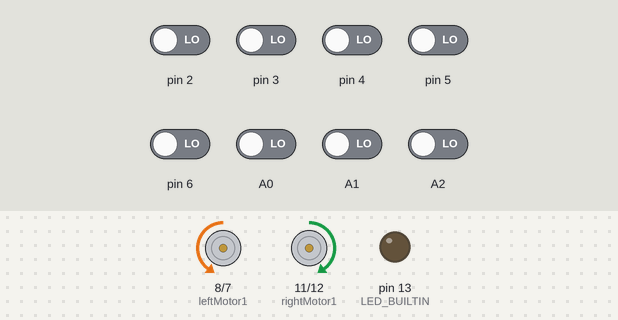
Simulated run of this sketch. Board: Arduino Uno, built with avr-gcc and run on an emulated ATmega328P. On the bench: motor-driver pin pairs drawn as motors (green arrow = first pin HIGH = forward, orange = second pin HIGH = backward, longer = more drive, scaled by the enable pin), output pins drawn as LEDs (lit = HIGH). The inputs (shaded band) are chosen by the test bench; at power-on: A0–2, pin 2–6 LOW.

Above: at 3.2 s.
3.3 s: pin 2 driven HIGH
At 4.5 s:
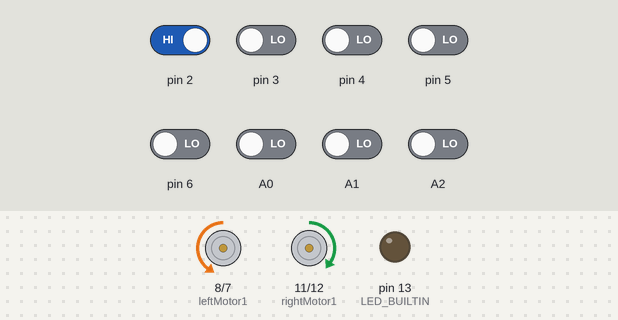
4.8 s: pin 3 driven HIGH
At 5.3 s:
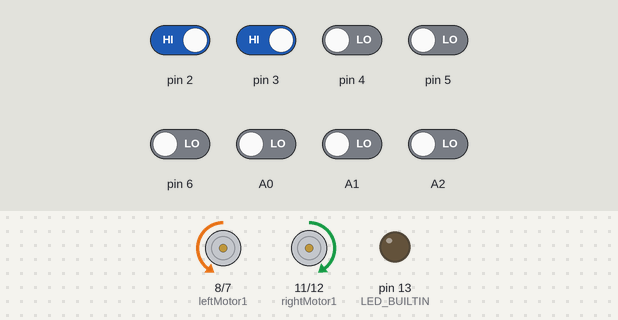
6.3 s: pin 5 driven HIGH
At 7.5 s:
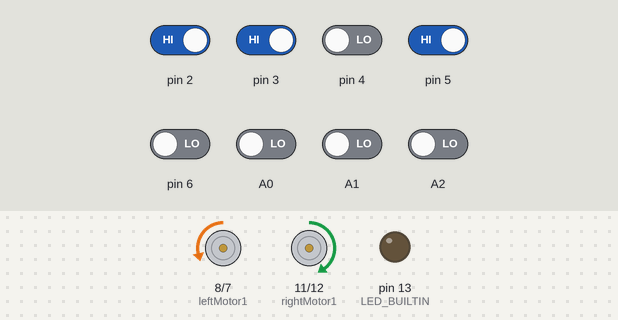
7.8 s: pin 6 driven HIGH
At 8.3 s:
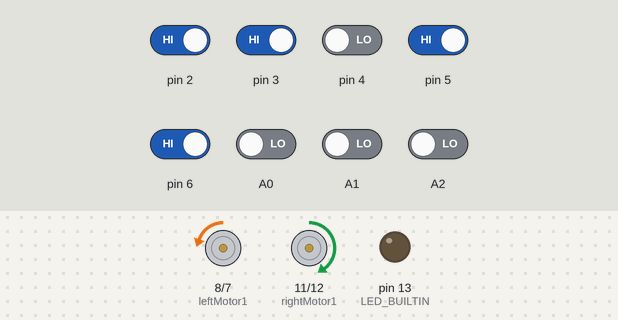
9.3 s: A2 driven HIGH
At 10.5 s:
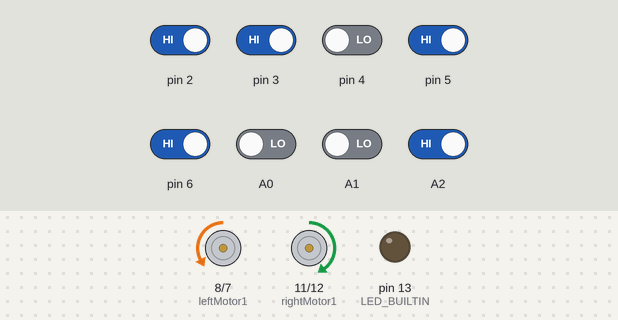
10.8 s: pin 4 driven HIGH
At 11.2 s:
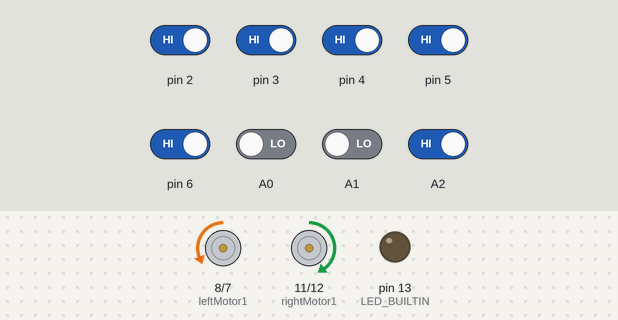
Timing chart, 0 to 13.3 s (numbered marks = the images above; inputs shaded):
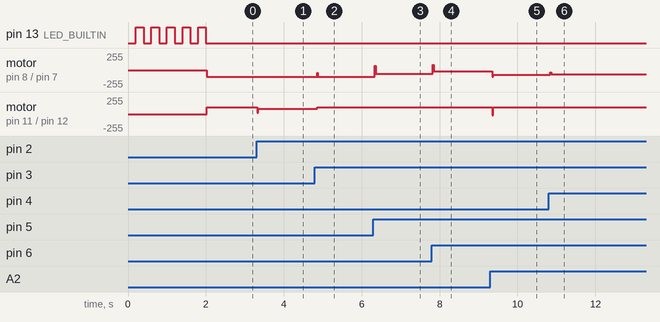

Measured:
- after the input at 3.3 s, motor on pin 8 (leftMotor1) / pin 7 (leftMotor2): backward 100/255 → backward 99/255 at once; motor on pin 11 (rightMotor1) / pin 12 (rightMotor2): forward 100/255 → forward 78/255 at once
- after the input at 4.8 s, motor on pin 8 (leftMotor1) / pin 7 (leftMotor2): backward 99/255 → backward 100/255 after 0.61 s; motor on pin 11 (rightMotor1) / pin 12 (rightMotor2): forward 78/255 → forward 98/255 after 0.06 s, → forward 100/255 0.56 s later
- after the input at 6.3 s, motor on pin 8 (leftMotor1) / pin 7 (leftMotor2): backward 100/255 → backward 56/255 at once; motor on pin 11 (rightMotor1) / pin 12 (rightMotor2): forward 100/255 → forward 99/255 at once
- after the input at 7.8 s, motor on pin 8 (leftMotor1) / pin 7 (leftMotor2): backward 56/255 → backward 22/255 at once
- after the input at 9.3 s, motor on pin 8 (leftMotor1) / pin 7 (leftMotor2): backward 22/255 → backward 72/255 after 0.06 s; motor on pin 11 (rightMotor1) / pin 12 (rightMotor2): forward 99/255 → backward 21/255 after 0.06 s, → forward 99/255 0.02 s later
- after the input at 10.8 s, motor on pin 8 (leftMotor1) / pin 7 (leftMotor2): backward 72/255 → backward 64/255 at once

The sketch:

pid_v0.041.ino
```cpp
#include <QTRSensors.h>

//------------------------------------------------------------------------------------------------------------------
#define rightMotor2 12
#define rightMotor1 11
#define rightMotorPWM 10
#define leftMotorPWM 9
#define leftMotor1 8
#define leftMotor2 7

//------------------------------------------------------------------------------------------------------------------
#define Kp 0.14    //[0.14]  //0.35  //0.4  //0.7
#define Ki 0.0125  //[0.0125]  //0.15 //0.05 //0.15
#define Kd 0.01    //[0.01]  // //0.005   //0.4

//------------------------------------------------------------------------------------------------------------------
uint8_t rightMaxSpeed = 100;
uint8_t leftMaxSpeed = 100;

//------------------------------------------------------------------------------------------------------------------
QTRSensors qtr;
const uint8_t SensorCount = 8;
unsigned int sensorValues[SensorCount];

//------------------------------------------------------------------------------------------------------------------
int lastError = 0;
int position = 0;
unsigned long cTime, pTime;
float eTime;
float P_error;
float I_error;
float D_error;
float PID_value;

//******************************************************************************************************************
void setup() {
  Serial.begin(9600);
  qtr.setTypeRC();
  qtr.setSensorPins((const uint8_t[]){ A2, A1, A0, 2, 3, 4, 5, 6 }, SensorCount);

  pinMode(rightMotor2, OUTPUT);
  pinMode(rightMotor1, OUTPUT);
  pinMode(rightMotorPWM, OUTPUT);
  pinMode(leftMotorPWM, OUTPUT);
  pinMode(leftMotor1, OUTPUT);
  pinMode(leftMotor2, OUTPUT);

  analogWrite(rightMotorPWM, 0);
  analogWrite(leftMotorPWM, 0);

  pinMode(LED_BUILTIN, OUTPUT);
  for (int i = 0; i < 5; i++) {
    digitalWrite(LED_BUILTIN, LOW);
    delay(200);
    digitalWrite(LED_BUILTIN, HIGH);
    delay(200);
  }
  digitalWrite(LED_BUILTIN, LOW);
}
//******************************************************************************************************************
void loop() {
  qtr.read(sensorValues);
  String pattern = getPattern("BlackLine");

  //Serial.println("White sensors pattern: " + pattern);

  if (pattern == "11100000" || pattern == "01110000") {  //sol ağır basarsa
    turnRight();
    delay(10);
  } else {
    position = calculateError(sensorValues, "BlackLine");
    PIDcalculate(position);
  }
  if (pattern == "00000111" || pattern == "00001110") {  //sağ ağır basarsa
    turnLeft();
    delay(10);
  } else {
    position = calculateError(sensorValues, "BlackLine");
    PIDcalculate(position);
  }
  if (pattern == "11111000" || pattern == "11110000") {  //sola doksan
    Stop();
    delay(2);
    turnRight();
    delay(5);
  }
  if (pattern == "00011111" || pattern == "00001111") {  //sağa doksan
    Stop();
    delay(2);
    turnLeft();
    delay(5);
  }
  //SerialHaberlesme();
}

void SerialHaberlesme() {
  char pntX[100];
  char floX[10];
  Serial.print("  Position:");
  Serial.print(position);
  dtostrf(Kp * P_error, 9, 3, floX);
  sprintf(pntX, "    P: %s", floX);
  Serial.print(pntX);
  dtostrf(Ki * I_error, 9, 3, floX);
  sprintf(pntX, "    I: %s", floX);
  Serial.print(pntX);
  dtostrf(Kd * D_error, 9, 3, floX);
  sprintf(pntX, "    D: %s", floX);
  Serial.print(pntX);
  dtostrf(PID_value, 9, 3, floX);
  sprintf(pntX, "    PID: %s", floX);
  Serial.print(pntX);
}
double calculateError(unsigned int *sensors, const char *lineType) {  //BlackLine//WhiteLine
  double weightedSum = 0;
  double sum = 0;

  for (int i = 0; i < 4; i++) {
    if (strcmp(lineType, "WhiteLine") == 0) {
      weightedSum -= ((2500 - sensors[i]) * (7 - (2 * i)));
      sum += (2500 - sensors[i]);
    } else if (strcmp(lineType, "BlackLine") == 0) {
      weightedSum -= ((sensors[i]) * (7 - (2 * i)));
      sum += (sensors[i]);
    }
  }
  for (int i = 4; i < 8; i++) {
    if (strcmp(lineType, "WhiteLine") == 0) {
      weightedSum += ((2500 - sensors[i]) * ((2 * i) - 7));
      sum += (2500 - sensors[i]);
    } else if (strcmp(lineType, "BlackLine") == 0) {
      weightedSum += ((sensors[i]) * ((2 * i) - 7));
      sum += (sensors[i]);
    }
  }
  if (sum == 0)
    return 0;

  return ((weightedSum / sum) * 100);
}
String getPattern(const char *lineType) {  //BlackLine//WhiteLine
  String pattern = "";

  if (strcmp(lineType, "WhiteLine") == 0) {
    for (int i = 0; i < 8; i++) {
      if (sensorValues[i] > 1250) {
        pattern += "1";
      } else {
        pattern += "0";
      }
    }
  } else if (strcmp(lineType, "BlackLine") == 0) {
    for (int i = 0; i < 8; i++) {
      if (sensorValues[i] <= 1250) {
        pattern += "1";
      } else {
        pattern += "0";
      }
    }
  }
  return pattern;
}
void PIDcalculate(int pos) {
  int med_Speed_R;
  int med_Speed_L;
  P_error = pos;
  cTime = micros();
  eTime = (float)(cTime - pTime) / 1000000;
  I_error = I_error * 2 / 3 + P_error * eTime;
  D_error = (P_error - lastError) / eTime;
  PID_value = Kp * P_error + Ki * I_error + Kd * D_error;

  delayMicroseconds(10000);
  delayMicroseconds(10000);
  delayMicroseconds(1000);

  lastError = P_error;
  pTime = cTime;

  med_Speed_L = leftMaxSpeed - abs(PID_value);
  med_Speed_R = rightMaxSpeed - abs(PID_value);
  int leftMotorSpeed = med_Speed_L - PID_value;
  int rightMotorSpeed = med_Speed_R + PID_value;
  leftMotorSpeed = constrain(leftMotorSpeed, -leftMaxSpeed, leftMaxSpeed);
  rightMotorSpeed = constrain(rightMotorSpeed, -rightMaxSpeed, rightMaxSpeed);

  motorSetSpeed(leftMotorSpeed, rightMotorSpeed);
}
void motorSetSpeed(int leftSpeed, int rightSpeed) {
  if (leftSpeed < 0) {
    // Sağa dön
    digitalWrite(leftMotor1, 1);
    digitalWrite(leftMotor2, 0);
    analogWrite(leftMotorPWM, abs(leftSpeed));

    digitalWrite(rightMotor1, 1);
    digitalWrite(rightMotor2, 0);
    analogWrite(rightMotorPWM, abs(rightSpeed));
  } else if (rightSpeed < 0) {
    // Sola dön
    digitalWrite(leftMotor1, 0);
    digitalWrite(leftMotor2, 1);
    analogWrite(leftMotorPWM, abs(leftSpeed));

    digitalWrite(rightMotor1, 0);
    digitalWrite(rightMotor2, 1);
    analogWrite(rightMotorPWM, abs(rightSpeed));
  } else {
    // Both motors forward
    digitalWrite(leftMotor1, 0);
    digitalWrite(leftMotor2, 1);
    analogWrite(leftMotorPWM, abs(leftSpeed));

    digitalWrite(rightMotor1, 1);
    digitalWrite(rightMotor2, 0);
    analogWrite(rightMotorPWM, abs(rightSpeed));
  }
}
void turnRight() {
  // Sağa dön
  digitalWrite(leftMotor1, 1);
  digitalWrite(leftMotor2, 0);
  analogWrite(leftMotorPWM, leftMaxSpeed);

  digitalWrite(rightMotor1, 1);
  digitalWrite(rightMotor2, 0);
  analogWrite(rightMotorPWM, rightMaxSpeed);
}
void turnLeft() {
  // Sola dön
  digitalWrite(leftMotor1, 0);
  digitalWrite(leftMotor2, 1);
  analogWrite(leftMotorPWM, leftMaxSpeed);

  digitalWrite(rightMotor1, 0);
  digitalWrite(rightMotor2, 1);
  analogWrite(rightMotorPWM, rightMaxSpeed);
}
void Stop() {
  // Sola dön
  digitalWrite(leftMotor1, 1);
  digitalWrite(leftMotor2, 1);
  analogWrite(leftMotorPWM, 255);

  digitalWrite(rightMotor1, 1);
  digitalWrite(rightMotor2, 1);
  analogWrite(rightMotorPWM, 255);
}
```
